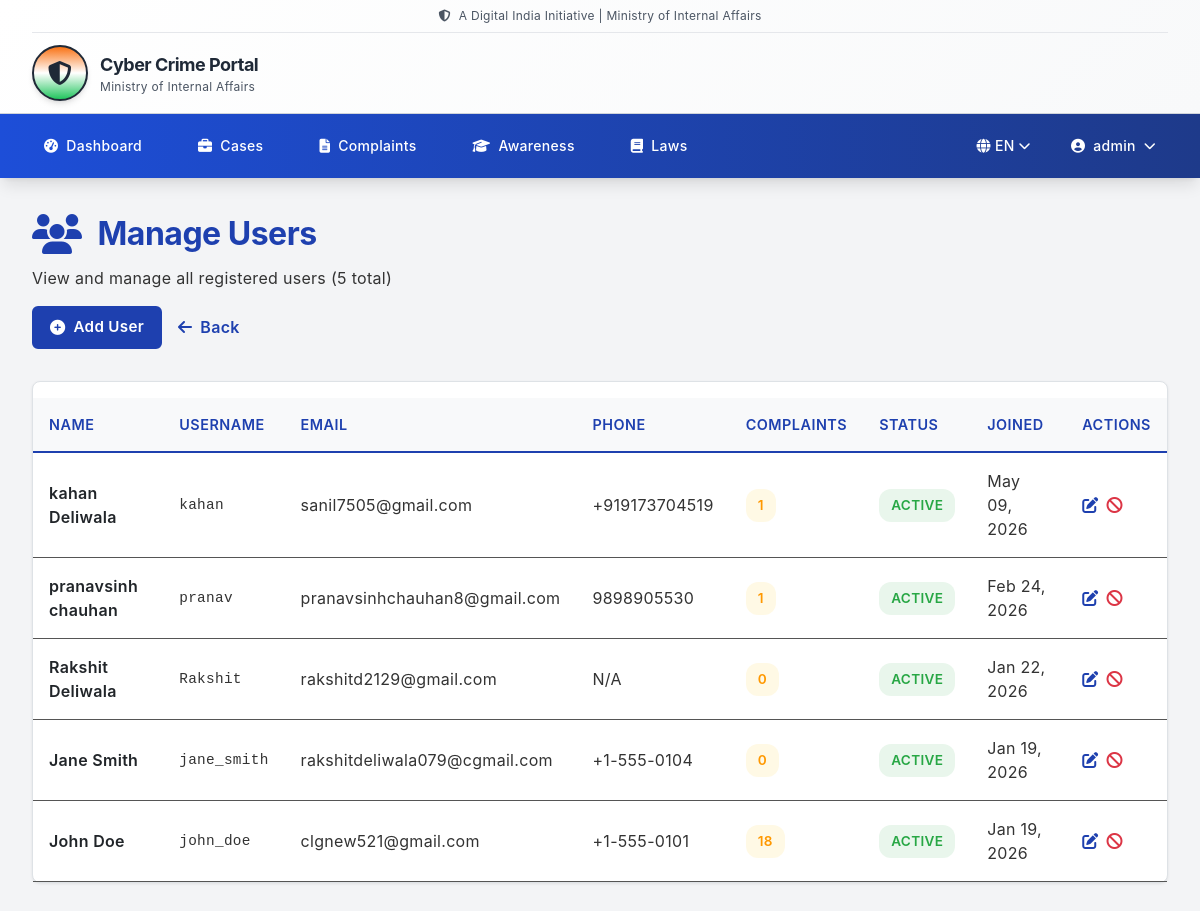
Screenshot of /api/users/admin/users/ (signed in) with the database file from the repository.
### users/models.py (models this page shows, shortened)
class CustomUser(AbstractUser):
    ROLE_CHOICES = (
        ('user', 'Regular User'),
        ('officer', 'Cybercrime Officer'),
        ('admin', 'Administrator'),
    )
    username = models.CharField(max_length=30, unique=True)
    email = models.EmailField(max_length=30, unique=True)
    first_name = models.CharField(max_length=30, blank=True)
    last_name = models.CharField(max_length=30, blank=True)
    role = models.CharField(max_length=10, choices=ROLE_CHOICES, default='user')
    phone = models.CharField(max_length=15, blank=True, null=True)
    is_email_verified = models.BooleanField(default=False)
    email_verification_token = models.CharField(max_length=100, blank=True, null=True)
    profile_picture = models.ImageField(upload_to='profile_pictures/', blank=True, null=True)
    department = models.CharField(max_length=50, blank=True, null=True, help_text="For officers: Department name")
    badge_number = models.CharField(max_length=30, blank=True, null=True, help_text="For officers: Badge number")
    is_active = models.BooleanField(default=True)
    password_needs_reset = models.BooleanField(default=False, help_text="User must reset password to meet CERT-IN 16-21 character requirement")
    password_reset_otp = models.CharField(max_length=6, blank=True, null=True, help_text="6-digit OTP for password reset")
    password_reset_otp_expiry = models.DateTimeField(blank=True, null=True, help_text="OTP expiry timestamp (15 minutes)")
    created_at = models.DateTimeField(auto_now_add=True)
    updated_at = models.DateTimeField(auto_now=True)
    groups = models.ManyToManyField(
        'auth.Group',
        related_name='customuser_set',
        blank=True,
        help_text='The groups this user belongs to.'
    )
    user_permissions = models.ManyToManyField(
        'auth.Permission',
        related_name='customuser_permissions_set',
        blank=True,
        help_text='Specific permissions for this user.'
    )
    class Meta:
        db_table = 'users'
        verbose_name_plural = 'Users'
        ordering = ['-created_at']

### users/views.py (the view)
# urls.py: path('admin/users/', views.manage_users_view, name='manage_users'),
@login_required(login_url='login')
def manage_users_view(request):
    if request.user.role != 'admin':
        messages.error(request, 'Access denied.')
        return redirect('landing')
    from complaints.models import Complaint
    users = CustomUser.objects.filter(role='user').order_by('-created_at')
    from django.core.paginator import Paginator
    paginator = Paginator(users, 10)
    page_num = request.GET.get('page', 1)
    users_page = paginator.get_page(page_num)
    user_data = []
    for user in users_page:
        complaint_count = Complaint.objects.filter(complainant=user).count()
        user_data.append({
            'user': user,
            'complaint_count': complaint_count,
        })
    context = {
        'users': users_page,
        'user_data': user_data,
        'total': paginator.count,
    }
    return render(request, 'admin/manage_users.html', context)

### templates/admin/manage_users.html (shortened to what this page needs)
{% extends "base.html" %}
{% load i18n %}
{% block content %}
<div class="max-w-7xl mx-auto px-4 sm:px-6 lg:px-8 py-8">
    <div style="display: flex; flex-direction: column; gap: 1rem; margin-bottom: 2rem;">
        <div>
            <h1 style="font-size: 2rem; font-weight: bold; color: var(--primary-blue); display: flex; align-items: center; gap: 1rem;">
                <i class="fas fa-users" style="font-size: 2.5rem;"></i>
                {% trans "Manage Users" %}
            </h1>
            <p style="color: var(--dark-gray); margin-top: 0.5rem;">{% trans "View and manage all registered users" %} ({{ total }} {% trans "total" %})</p>
        </div>
        <div style="display: flex; gap: 1rem;">
            <a href="{% url 'add_user' %}" class="btn btn-primary" style="display: inline-flex; align-items: center; gap: 0.5rem; text-decoration: none;">
                <i class="fas fa-plus-circle"></i> {% trans "Add User" %}
            </a>
            <a href="{% url 'admin_dashboard' %}" style="display: inline-flex; align-items: center; gap: 0.5rem; color: var(--primary-blue); font-weight: 600; text-decoration: none;">
                <i class="fas fa-arrow-left"></i> {% trans "Back" %}
            </a>
        </div>
    </div>
    <div class="card">
        <div class="overflow-x-auto">
            {% if user_data %}
            <table>
                <thead>
                    <tr>
                        <th>{% trans "Name" %}</th>
                        <th>{% trans "Username" %}</th>
                        <th>{% trans "Email" %}</th>
                        <th>{% trans "Phone" %}</th>
                        <th>{% trans "Complaints" %}</th>
                        <th>{% trans "Status" %}</th>
                        <th>{% trans "Joined" %}</th>
                        <th>{% trans "Actions" %}</th>
                    </tr>
                </thead>
                <tbody>
                    {% for item in user_data %}
                    <tr>
                        <td style="font-weight: 600;">{{ item.user.get_full_name|default:item.user.username }}</td>
                        <td style="color: var(--dark-gray); font-family: monospace; font-size: 0.9rem;">{{ item.user.username }}</td>
                        <td style="color: var(--dark-gray);">{{ item.user.email }}</td>
                        <td style="color: var(--dark-gray);">{{ item.user.phone|default:"N/A" }}</td>
                        <td>
                            <span class="badge badge-warning" style="display: inline-block;">
                                {{ item.complaint_count }}
                            </span>
                        </td>
                        <td>
                            {% if item.user.is_active %}
                                <span class="badge badge-success">{% trans "Active" %}</span>
                            {% else %}
                                <span class="badge badge-danger">{% trans "Inactive" %}</span>
                            {% endif %}
                        </td>
                        <td style="color: var(--dark-gray);">{{ item.user.created_at|date:"M d, Y" }}</td>
                        <td>
                            <div style="display: flex; gap: 0.5rem;">
                                <a href="{% url 'edit_user' item.user.id %}" style="color: var(--primary-blue); text-decoration: none; font-weight: 600;" title="{% trans 'Edit' %}">
                                    <i class="fas fa-edit"></i>
                                </a>
                                <form method="post" action="{% url 'toggle_user_status' item.user.id %}" style="display: inline;" onsubmit="return confirm('{% if item.user.is_active %}{% trans 'Deactivate this user?' %}{% else %}{% trans 'Activate this user?' %}{% endif %}');">
                                    <button type="submit" style="background: none; border: none; cursor: pointer; color: {% if item.user.is_active %}var(--danger-red){% else %}var(--success-green){% endif %}; font-weight: 600;" title="{% if item.user.is_active %}{% trans 'Deactivate' %}{% else %}{% trans 'Activate' %}{% endif %}">
                                        {% if item.user.is_active %}
                                        <i class="fas fa-ban"></i>
                                        {% else %}
                                        <i class="fas fa-check-circle"></i>
                                        {% endif %}
                                    </button>
                                </form>
                            </div>
                        </td>
                    </tr>
                    {% endfor %}
                </tbody>
            </table>
            {% endif %}
        </div>
    </div>
</div>
{% endblock %}

### templates/base.html (shortened to what this page needs)
{% load i18n %}
{% load static %}
<!DOCTYPE html>
<html lang="{{ LANGUAGE_CODE }}">
<head>
    <script src="https://cdn.tailwindcss.com"></script>
    <link rel="stylesheet" href="https://cdnjs.cloudflare.com/ajax/libs/font-awesome/6.4.0/css/all.min.css">
    <link rel="stylesheet" href="{% static 'css/govt-style.css' %}">
</head>
<body class="bg-gray-100">
    <header class="bg-white border-b border-gray-300 shadow-sm">
        <div class="max-w-7xl mx-auto px-4 sm:px-6 lg:px-8">
            <div class="flex items-center justify-center py-2 border-b border-gray-200 text-xs text-gray-600">
                <i class="fas fa-shield-alt mr-2"></i>
                {% trans "A Digital India Initiative | Ministry of Internal Affairs" %}
            </div>
            <div class="flex h-20 items-center justify-between py-4">
                <a href="{% url 'landing' %}" class="flex items-center gap-3">
                    <div class="w-14 h-14 bg-gradient-to-b from-orange-500 via-white to-green-500 rounded-full flex items-center justify-center border-2 border-gray-800 shadow-md">
                        <i class="fas fa-shield-alt text-gray-800 text-2xl"></i>
                    </div>
                    <div>
                        <h1 class="font-bold text-lg text-gray-800">{% trans "Cyber Crime Portal" %}</h1>
                        <p class="text-xs text-gray-600">{% trans "Ministry of Internal Affairs" %}</p>
                    </div>
                </a>
            </div>
        </div>
    </header>
    <nav class="bg-gradient-to-r from-blue-700 to-blue-900 text-white shadow-lg">
        <div class="max-w-7xl mx-auto px-4 sm:px-6 lg:px-8">
            <div class="flex h-16 items-center justify-between">
                <div class="flex items-center gap-8">
                    {% if user.is_authenticated %}
                        {% if user.role == 'admin' %}
                        <a href="{% url 'admin_dashboard' %}" class="hover:bg-blue-600 px-3 py-2 rounded-md text-sm font-medium transition">
                            <i class="fas fa-tachometer-alt mr-2"></i>{% trans "Dashboard" %}
                        </a>
                        <a href="{% url 'cases_list' %}" class="hover:bg-blue-600 px-3 py-2 rounded-md text-sm font-medium transition">
                            <i class="fas fa-briefcase mr-2"></i>{% trans "Cases" %}
                        </a>
                        <a href="{% url 'complaints_list' %}" class="hover:bg-blue-600 px-3 py-2 rounded-md text-sm font-medium transition">
                            <i class="fas fa-file-alt mr-2"></i>{% trans "Complaints" %}
                        </a>
                        {% endif %}
                        <a href="{% url 'cyber_awareness' %}" class="hover:bg-blue-600 px-3 py-2 rounded-md text-sm font-medium transition">
                            <i class="fas fa-graduation-cap mr-2"></i>{% trans "Awareness" %}
                        </a>
                        <a href="{% url 'laws:law_index' %}" class="hover:bg-blue-600 px-3 py-2 rounded-md text-sm font-medium transition">
                            <i class="fas fa-book mr-2"></i>{% trans "Laws" %}
                        </a>
                    {% endif %}
                </div>
                <div class="flex items-center gap-4">
                    <div class="relative group">
                        <button class="hover:bg-blue-600 px-3 py-2 rounded-md text-sm font-medium flex items-center gap-1">
                            <i class="fas fa-globe"></i>
                            {% get_current_language as LANGUAGE_CODE %}
                            {% if LANGUAGE_CODE == 'hi' %}हिंदी{% else %}EN{% endif %}
                            <i class="fas fa-chevron-down text-xs"></i>
                        </button>
                    </div>
                    {% if user.is_authenticated %}
                        <div class="relative group">
                            <button class="hover:bg-blue-600 px-3 py-2 rounded-md text-sm font-medium flex items-center gap-2">
                                <i class="fas fa-user-circle"></i> {{ user.first_name|default:user.username }}
                                <i class="fas fa-chevron-down text-xs"></i>
                            </button>
                        </div>
                    {% endif %}
                </div>
            </div>
        </div>
    </nav>
    <main class="min-h-screen">
        {% block content %}{% endblock %}
    </main>
</body>
</html>

### static/css/govt-style.css (style rules this page uses)
:root { --primary-blue: #0052cc; --secondary-blue: #0056b3; --accent-orange: #ff8c00; --accent-green: #28a745; --accent-red: #dc3545; --accent-yellow: #ffc107; --light-gray: #f8f9fa; --medium-gray: #555555; --dark-gray: #333333; --darker-gray: #212529; --success-green: #28a745; --danger-red: #dc3545; --light-bg: #f8f9fa; --light-border: #dee2e6; }
* { margin: 0; padding: 0; box-sizing: border-box; }
body { font-family: -apple-system, BlinkMacSystemFont, 'Segoe UI', Roboto, 'Helvetica Neue', Arial, sans-serif; background-color: var(--light-gray); color: var(--darker-gray); line-height: 1.6; }
header { background: linear-gradient(135deg, #ffffff 0%, #f8f9fa 100%); }
nav { position: sticky; top: 0; z-index: 100; box-shadow: 0 2px 4px rgba(0, 0, 0, 0.1); }
nav a { display: inline-flex; align-items: center; transition: all 0.3s ease; white-space: nowrap; }
.card { background: white; border-radius: 8px; border: 1px solid #dee2e6; box-shadow: 0 1px 3px rgba(0, 0, 0, 0.08); transition: all 0.3s ease; }
.btn { display: inline-flex; align-items: center; justify-content: center; gap: 0.5rem; padding: 0.5rem 1rem; border-radius: 6px; border: none; font-weight: 500; font-size: 0.95rem; cursor: pointer; transition: all 0.3s ease; text-decoration: none; white-space: nowrap; }
.btn-primary { background-color: var(--primary-blue); color: white; border: 2px solid var(--primary-blue); }
table { width: 100%; border-collapse: collapse; margin-top: 1rem; }
thead { background-color: var(--light-gray); border-bottom: 2px solid var(--primary-blue); }
thead th { padding: 1rem; text-align: left; font-weight: 600; color: var(--primary-blue); font-size: 0.9rem; text-transform: uppercase; letter-spacing: 0.5px; }
tbody td { padding: 1rem; border-bottom: 1px solid var(--medium-gray); }
.badge { display: inline-block; padding: 0.375rem 0.75rem; border-radius: 12px; font-size: 0.85rem; font-weight: 600; text-transform: uppercase; letter-spacing: 0.3px; }
.badge-success { background-color: rgba(40, 167, 69, 0.1); color: var(--accent-green); }
.badge-warning { background-color: rgba(255, 193, 7, 0.1); color: #ff9800; }

### templates/base.html (style rules this page uses)
:root { --gov-primary: #003da5; --gov-orange: #ff6b35; --gov-green: #28a745; --primary-blue: #1e40af; --secondary-blue: #3b82f6; --dark-gray: #333333; }
html { scroll-behavior: smooth; -webkit-font-smoothing: antialiased; -moz-osx-font-smoothing: grayscale; }
body { -webkit-user-select: none; -moz-user-select: none; -ms-user-select: none; user-select: none; font-family: -apple-system, BlinkMacSystemFont, 'Segoe UI', 'Helvetica Neue', Arial, sans-serif; letter-spacing: 0.3px; line-height: 1.6; }
h1, h2, h3, h4, h5, h6 { font-weight: 700; letter-spacing: -0.5px; }
p, li, a { font-size: 1rem; color: var(--dark-gray); }
.btn, button, a[role="button"] { font-weight: 600; }

### rows the page displays
CustomUser: first_name "admin"
CustomUser: user.get_full_name "kahan Deliwala", user.username "kahan", user.email "sanil7505@gmail.com", user.phone "+919173704519", complaint_count "1", user.created_at "May 09, 2026"
CustomUser: user.get_full_name "pranavsinh chauhan", user.username "pranav", user.email "pranavsinhchauhan8@gmail.com", user.phone "9898905530", complaint_count "1", user.created_at "Feb 24, 2026"
CustomUser: user.get_full_name "Rakshit Deliwala", user.username "Rakshit", user.email "rakshitd2129@gmail.com", user.phone "N/A", complaint_count "0", user.created_at "Jan 22, 2026", is_active True (drawn)
CustomUser: user.get_full_name "Jane Smith", user.username "jane_smith", user.email "rakshitdeliwala079@cgmail.com", user.phone "+1-555-0104", complaint_count "0", user.created_at "Jan 19, 2026", is_active True (drawn)
CustomUser: user.get_full_name "John Doe", user.username "john_doe", user.email "clgnew521@gmail.com", user.phone "+1-555-0101", complaint_count "18", user.created_at "Jan 19, 2026", is_active True (drawn)

### other values shown
{{ total }} "5"
